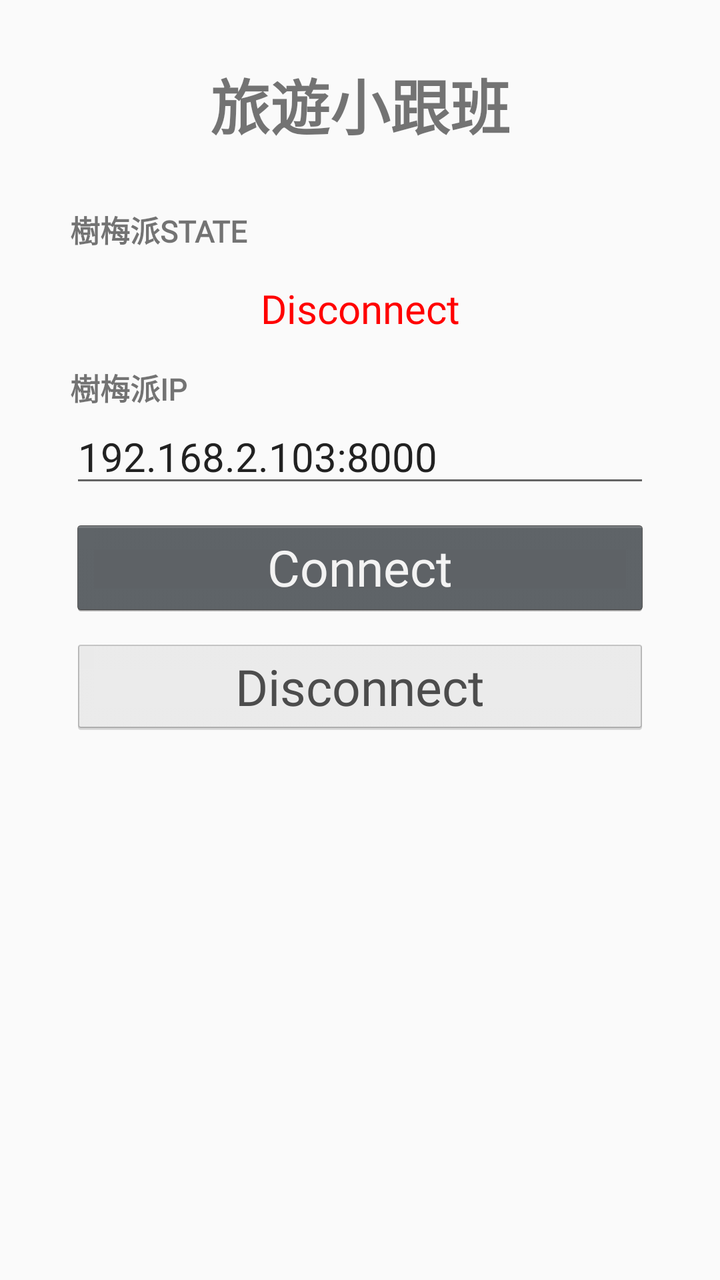
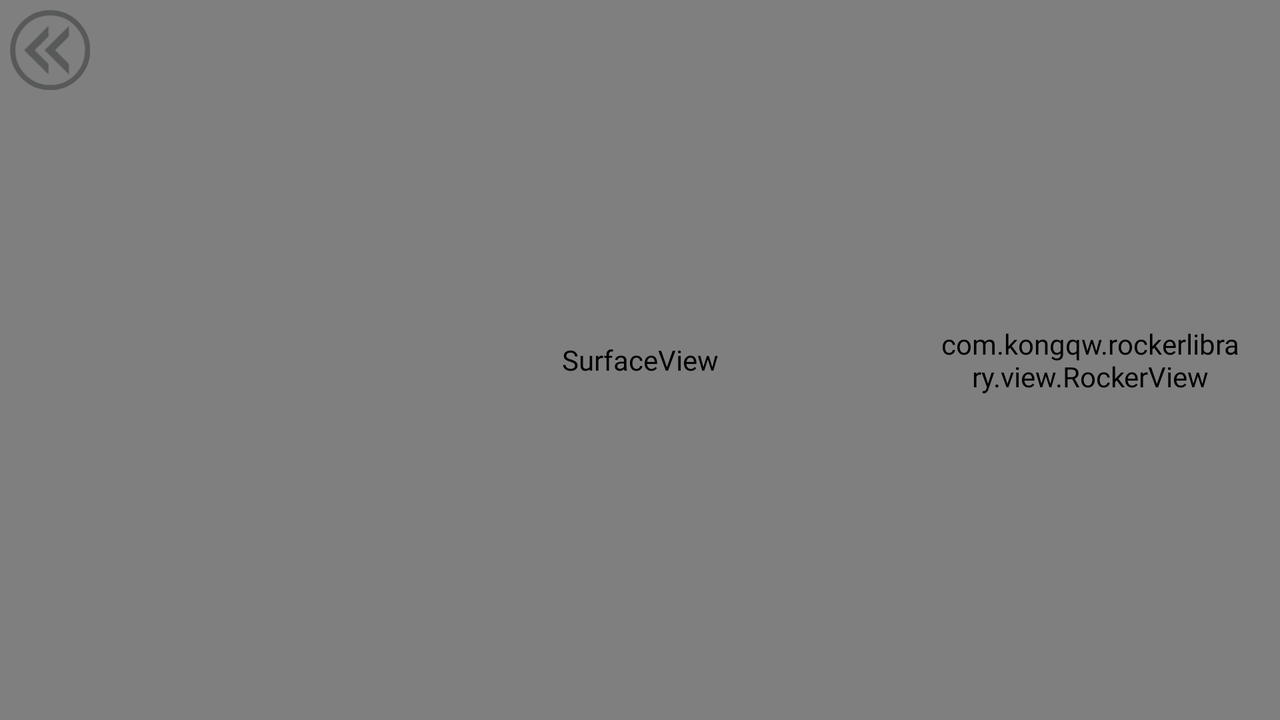

The same Android screen from two of the app's own layout files: first res/layout/ as a phone draws it, then the repository's variant for another configuration, drawn on a device whose configuration selects that folder. Both files follow.
<!-- AndroidManifest.xml: application theme AppTheme -->
<!-- res/layout/activity_video_stream.xml -->
<?xml version="1.0" encoding="utf-8"?>
<androidx.constraintlayout.widget.ConstraintLayout xmlns:android="http://schemas.android.com/apk/res/android"
    xmlns:app="http://schemas.android.com/apk/res-auto"
    xmlns:tools="http://schemas.android.com/tools"
    xmlns:kongqw="http://schemas.android.com/apk/res-auto"
    android:layout_width="match_parent"
    android:layout_height="match_parent"
    android:orientation="vertical"
    android:theme="@style/VideoStreamTheme"
    tools:context=".ui.VideoStream.VideoStream">

    <androidx.constraintlayout.widget.Guideline
        android:id="@+id/guideline"
        android:layout_width="0dp"
        android:layout_height="0dp"
        android:orientation="horizontal"
        app:layout_constraintGuide_begin="0dp"/>

    <TextView
        android:id="@+id/title"
        android:layout_width="wrap_content"
        android:layout_height="wrap_content"
        android:text="@string/app_name"
        android:layout_marginTop="30dp"
        android:textSize="30sp"
        android:textStyle="bold"
        app:layout_constraintStart_toStartOf="parent"
        app:layout_constraintEnd_toEndOf="parent"
        app:layout_constraintTop_toTopOf="@id/guideline"/>

    <TextView
        android:id="@+id/textViewStateLabel"
        android:layout_width="wrap_content"
        android:layout_height="wrap_content"
        android:layout_marginTop="30dp"
        android:text="@string/raspi_state"
        android:layout_marginLeft="35dp"
        android:textSize="15sp"
        android:textStyle="bold"
        app:layout_constraintStart_toStartOf="parent"
        app:layout_constraintTop_toBottomOf="@id/title" />


    <TextView
        android:id="@+id/textViewState"
        android:layout_width="wrap_content"
        android:layout_height="wrap_content"
        android:text="@string/disconnect"
        android:textSize="20sp"
        android:textColor="#ff0000"
        android:layout_marginTop="15dp"
        app:layout_constraintEnd_toEndOf="parent"
        app:layout_constraintStart_toStartOf="parent"
        app:layout_constraintTop_toBottomOf="@id/textViewStateLabel" />

    <TextView
        android:id="@+id/textViewAddr"
        android:layout_width="wrap_content"
        android:layout_height="wrap_content"
        android:layout_marginTop="15dp"
        android:text="@string/raspi_ip"
        android:layout_marginLeft="35dp"
        android:textSize="15sp"
        android:textStyle="bold"
        app:layout_constraintStart_toStartOf="parent"
        app:layout_constraintTop_toBottomOf="@id/textViewState" />

    <EditText
        android:id="@+id/editTextAddr"
        android:layout_width="0dp"
        android:layout_height="wrap_content"
        android:inputType="textUri"
        android:text="@string/default_ip"
        android:textSize="20sp"
        android:layout_marginHorizontal="35dp"
        app:layout_constraintTop_toBottomOf="@id/textViewAddr"
        app:layout_constraintStart_toStartOf="parent"
        app:layout_constraintEnd_toEndOf="parent"
        android:autofillHints="192.168.x.x:8000" /> 

    <Button
        android:id="@+id/buttonConnect"
        android:layout_width="0dp"
        android:layout_height="wrap_content"
        android:layout_marginTop="10dp"
        android:layout_marginLeft="35dp"
        android:layout_marginRight="35dp"
        android:text="@string/connect"
        android:textSize="25sp"
        app:layout_constraintEnd_toEndOf="parent"
        app:layout_constraintStart_toStartOf="parent"
        app:layout_constraintTop_toBottomOf="@id/editTextAddr" />

    <Button
        android:id="@+id/buttonDisconnect"
        android:layout_width="0dp"
        android:layout_height="wrap_content"
        android:text="@string/disconnect"
        android:enabled="false"
        android:textSize="25sp"
        android:layout_marginTop="10dp"
        android:layout_marginLeft="35dp"
        android:layout_marginRight="35dp"
        app:layout_constraintTop_toBottomOf="@id/buttonConnect"
        app:layout_constraintStart_toStartOf="parent"
        app:layout_constraintEnd_toEndOf="parent"/>

    <Button
        android:id="@+id/buttonManualControl"
        android:layout_width="0dp"
        android:layout_height="wrap_content"
        android:text="@string/manualControl"
        android:textSize="25sp"
        android:layout_marginTop="10dp"
        android:layout_marginLeft="35dp"
        android:layout_marginRight="35dp"
        android:visibility="invisible"
        app:layout_constraintTop_toBottomOf="@id/buttonDisconnect"
        app:layout_constraintStart_toStartOf="parent"
        app:layout_constraintEnd_toEndOf="parent"/>

    <ToggleButton
        android:id="@+id/buttonAutoControl"
        android:layout_width="0dp"
        android:layout_height="wrap_content"
        android:textOn="@string/autoControl"
        android:textOff="@string/autoControl"
        android:textSize="25sp"
        android:textAllCaps="false"
        android:layout_marginTop="10dp"
        android:layout_marginLeft="35dp"
        android:layout_marginRight="35dp"
        android:visibility="invisible"
        app:layout_constraintTop_toBottomOf="@id/buttonManualControl"
        app:layout_constraintStart_toStartOf="parent"
        app:layout_constraintEnd_toEndOf="parent"/>

    <SurfaceView
        android:id="@+id/vidolayout"
        android:layout_width="0dp"
        android:layout_height="0dp"
        android:visibility="invisible"
        app:layout_constraintStart_toStartOf="parent"
        app:layout_constraintEnd_toEndOf="parent"
        app:layout_constraintTop_toTopOf="parent"
        app:layout_constraintBottom_toTopOf="@id/buttonConnect"/>

    <com.kongqw.rockerlibrary.view.RockerView
        android:id="@+id/rocker"
        android:layout_width="150dp"
        android:layout_height="150dp"
        android:layout_marginEnd="20dp"
        android:visibility="invisible"
        kongqw:rockerRadius="40dp"
        kongqw:areaBackground="@drawable/rocker_area"
        kongqw:rockerBackground="@drawable/rocker_bg"
        app:layout_constraintTop_toBottomOf="@id/buttonAutoControl"
        app:layout_constraintBottom_toBottomOf="parent"
        app:layout_constraintEnd_toEndOf="parent"/>

    <ImageButton
        android:id="@+id/imageDisconnectButton"
        android:layout_width="40dp"
        android:layout_height="40dp"
        android:src="@drawable/ic_back_icon"
        android:background="?android:attr/selectableItemBackground"
        android:scaleType="centerCrop"
        android:layout_margin="5dp"
        android:visibility="gone"
        app:layout_constraintTop_toTopOf="parent"
        app:layout_constraintStart_toStartOf="parent" />

</androidx.constraintlayout.widget.ConstraintLayout>
<!-- resources referenced by this layout -->
<resources>
  <!-- drawable ic_back_icon (drawable) -->
  <vector xmlns:android="http://schemas.android.com/apk/res/android"
      android:width="23.1dp"
      android:height="23.1dp"
      android:viewportWidth="23.1"
      android:viewportHeight="23.1">
    <path
        android:pathData="M11.6,11.6m-10.8,0a10.8,10.8 0,1 1,21.6 0a10.8,10.8 0,1 1,-21.6 0"
        android:strokeWidth="1.5"
        android:fillColor="#00000000"
        android:strokeColor="#585959"/>
    <path
        android:pathData="M11.1,7.6l0,-3l-7,7l7,7l0,-3l-4,-4l4,-4z"
        android:fillColor="#585959"/>
    <path
        android:pathData="M17,7.6l0,-3l-7,7l7,7l0,-3l-4,-4l4,-4z"
        android:fillColor="#585959"/>
  </vector>
  <!-- drawable rocker_area (drawable-hdpi) -->
  <?xml version="1.0" encoding="utf-8"?>
  <shape xmlns:android="http://schemas.android.com/apk/res/android"
      android:shape="oval">
      
      <gradient
          android:type="radial"
          android:endColor="#474747"
          android:startColor="#595959"
          android:centerX="0.5"
          android:centerY="0.5"
          android:gradientRadius="40dp" />
  
      <stroke
          android:width="2dp"
          android:color="#000000" />
  
      <size
          android:width="100dp"
          android:height="100dp" />
  
  </shape>
  <!-- drawable rocker_bg (drawable-hdpi) -->
  <?xml version="1.0" encoding="utf-8"?>
  <shape xmlns:android="http://schemas.android.com/apk/res/android"
      android:shape="oval">
  
      <stroke
          android:width="1dp"
          android:color="#000000" />
  
      <size
          android:width="30dp"
          android:height="30dp" />
  
      <gradient
          android:type="radial"
          android:endColor="#242524"
          android:startColor="#111211"
          android:centerX="0.5"
          android:centerY="0.5"
          android:gradientRadius="25dp" />
  
  </shape>
  <string name="app_name">旅遊小跟班</string>
  <string name="autoControl">AutoControl</string>
  <string name="connect">Connect</string>
  <string name="default_ip">192.168.2.103:8000</string>
  <string name="disconnect">Disconnect</string>
  <string name="manualControl">ManualControl</string>
  <string name="raspi_ip">樹梅派IP</string>
  <string name="raspi_state">樹梅派STATE</string>
  <style name="VideoStreamTheme" parent="AppTheme">
          <item name="android:textViewStyle">@style/RobotoTextViewStyle</item>
          <item name="android:buttonStyle">@style/RobotoButtonStyle</item>
          <item name="colorControlActivated">@color/green</item>
      </style>
  <style name="AppTheme" parent="Theme.AppCompat.Light.DarkActionBar">
          
          <item name="colorPrimary">@color/colorPrimary</item>
          <item name="colorPrimaryDark">@color/colorPrimaryDark</item>
          <item name="colorAccent">@color/colorAccent</item>
      </style>
  <style name="RobotoTextViewStyle" parent="android:Widget.TextView">
          <item name="android:fontFamily">@font/roboto_medium</item>
      </style>
  <style name="RobotoButtonStyle" parent="android:Widget.Holo.Button">
          <item name="android:fontFamily">@font/roboto_medium</item>
          <item name="android:colorButtonNormal">#000000</item>
          <item name="android:colorAccent">#ffffff</item>
      </style>
  <color name="green">#28FF28</color>
  <color name="colorPrimary">#85C4E4</color>
  <color name="colorPrimaryDark">#5D9DE6</color>
  <color name="colorAccent">#0789BC</color>
</resources>
<!-- res/layout-land/activity_video_stream.xml (the repository's variant of the layout above) -->
<!-- drawn on the phone turned sideways -->
<?xml version="1.0" encoding="utf-8"?>
<androidx.constraintlayout.widget.ConstraintLayout xmlns:android="http://schemas.android.com/apk/res/android"
    xmlns:app="http://schemas.android.com/apk/res-auto"
    xmlns:tools="http://schemas.android.com/tools"
    xmlns:kongqw="http://schemas.android.com/apk/res-auto"
    android:layout_width="match_parent"
    android:layout_height="match_parent"
    android:orientation="vertical"
    android:theme="@style/VideoStreamTheme"
    tools:context=".ui.VideoStream.VideoStream">

    <SurfaceView
        android:id="@+id/vidolayout"
        android:layout_width="0dp"
        android:layout_height="0dp"
        android:visibility="visible"
        app:layout_constraintBottom_toBottomOf="parent"
        app:layout_constraintEnd_toEndOf="parent"
        app:layout_constraintHorizontal_bias="0.0"
        app:layout_constraintStart_toStartOf="parent"
        app:layout_constraintTop_toTopOf="parent"
        app:layout_constraintVertical_bias="0.0" />

    <androidx.constraintlayout.widget.Guideline
        android:id="@+id/guideline"
        android:layout_width="0dp"
        android:layout_height="0dp"
        android:orientation="horizontal"
        app:layout_constraintGuide_begin="0dp"/>

    <TextView
        android:id="@+id/title"
        android:layout_width="wrap_content"
        android:layout_height="wrap_content"
        android:text="@string/app_name"
        android:layout_marginTop="30dp"
        android:textSize="30sp"
        android:textStyle="bold"
        android:visibility="gone"
        app:layout_constraintStart_toStartOf="parent"
        app:layout_constraintEnd_toEndOf="parent"
        app:layout_constraintTop_toTopOf="@id/guideline"/>

    <TextView
        android:id="@+id/textViewStateLabel"
        android:layout_width="wrap_content"
        android:layout_height="wrap_content"
        android:layout_marginTop="30dp"
        android:text="@string/raspi_state"
        android:layout_marginLeft="35dp"
        android:textSize="15sp"
        android:textStyle="bold"
        android:visibility="gone"
        app:layout_constraintStart_toStartOf="parent"
        app:layout_constraintTop_toBottomOf="@id/title" />


    <TextView
        android:id="@+id/textViewState"
        android:layout_width="wrap_content"
        android:layout_height="wrap_content"
        android:text="@string/disconnect"
        android:textSize="20sp"
        android:textColor="#ff0000"
        android:layout_marginTop="15dp"
        android:visibility="gone"
        app:layout_constraintEnd_toEndOf="parent"
        app:layout_constraintStart_toStartOf="parent"
        app:layout_constraintTop_toBottomOf="@id/textViewStateLabel" />

    <TextView
        android:id="@+id/textViewAddr"
        android:layout_width="wrap_content"
        android:layout_height="wrap_content"
        android:layout_marginTop="15dp"
        android:text="@string/raspi_ip"
        android:layout_marginLeft="35dp"
        android:textSize="15sp"
        android:textStyle="bold"
        android:visibility="gone"
        app:layout_constraintStart_toStartOf="parent"
        app:layout_constraintTop_toBottomOf="@id/textViewState" />

    <EditText
        android:id="@+id/editTextAddr"
        android:layout_width="0dp"
        android:layout_height="wrap_content"
        android:inputType="textUri"
        android:text="@string/default_ip"
        android:textSize="20sp"
        android:layout_marginHorizontal="35dp"
        android:visibility="gone"
        app:layout_constraintTop_toBottomOf="@id/textViewAddr"
        app:layout_constraintStart_toStartOf="parent"
        app:layout_constraintEnd_toEndOf="parent"
        android:autofillHints="192.168.x.x:8000" /> 

    <Button
        android:id="@+id/buttonConnect"
        android:layout_width="0dp"
        android:layout_height="wrap_content"
        android:layout_marginTop="10dp"
        android:layout_marginLeft="35dp"
        android:layout_marginRight="35dp"
        android:text="@string/connect"
        android:textSize="25sp"
        android:visibility="gone"
        app:layout_constraintEnd_toEndOf="parent"
        app:layout_constraintStart_toStartOf="parent"
        app:layout_constraintTop_toBottomOf="@id/editTextAddr" />

    <Button
        android:id="@+id/buttonDisconnect"
        android:layout_width="180dp"
        android:layout_height="wrap_content"
        android:text="@string/disconnect"
        android:enabled="true"
        android:textSize="25sp"
        android:visibility="gone"
        android:layout_marginTop="10dp"
        android:layout_marginLeft="10dp"
        android:background="#e0000000"
        app:layout_constraintTop_toBottomOf="@id/buttonConnect"
        app:layout_constraintStart_toStartOf="parent" />

    <Button
        android:id="@+id/buttonManualControl"
        android:layout_width="0dp"
        android:layout_height="wrap_content"
        android:text="@string/manualControl"
        android:textSize="25sp"
        android:layout_marginTop="10dp"
        android:layout_marginLeft="35dp"
        android:layout_marginRight="35dp"
        android:visibility="gone"
        app:layout_constraintTop_toBottomOf="@id/buttonDisconnect"
        app:layout_constraintStart_toStartOf="parent"
        app:layout_constraintEnd_toEndOf="parent"/>

    <ToggleButton
        android:id="@+id/buttonAutoControl"
        android:layout_width="0dp"
        android:layout_height="wrap_content"
        android:textOn="@string/autoControl"
        android:textOff="@string/autoControl"
        android:textSize="25sp"
        android:textAllCaps="false"
        android:layout_marginTop="10dp"
        android:layout_marginLeft="35dp"
        android:layout_marginRight="35dp"
        android:visibility="gone"
        app:layout_constraintTop_toBottomOf="@id/buttonManualControl"
        app:layout_constraintStart_toStartOf="parent"
        app:layout_constraintEnd_toEndOf="parent"/>

    <com.kongqw.rockerlibrary.view.RockerView
        android:id="@+id/rocker"
        android:layout_width="150dp"
        android:layout_height="150dp"
        android:layout_marginEnd="20dp"
        android:visibility="visible"
        kongqw:rockerRadius="40dp"
        app:layout_constraintTop_toBottomOf="@id/buttonAutoControl"
        app:layout_constraintBottom_toBottomOf="parent"
        app:layout_constraintEnd_toEndOf="parent"/>

    <ImageButton
        android:id="@+id/imageDisconnectButton"
        android:layout_width="40dp"
        android:layout_height="40dp"
        android:layout_margin="5dp"
        android:background="?android:attr/selectableItemBackground"
        android:scaleType="centerCrop"
        android:src="@drawable/ic_back_icon"
        app:layout_constraintStart_toStartOf="parent"
        app:layout_constraintTop_toTopOf="parent" />

</androidx.constraintlayout.widget.ConstraintLayout>
<!-- resources referenced by the variant -->
<!-- as the phone turned sideways resolves them -->
<resources>
  <!-- drawable ic_back_icon (drawable) -->
  <vector xmlns:android="http://schemas.android.com/apk/res/android"
      android:width="23.1dp"
      android:height="23.1dp"
      android:viewportWidth="23.1"
      android:viewportHeight="23.1">
    <path
        android:pathData="M11.6,11.6m-10.8,0a10.8,10.8 0,1 1,21.6 0a10.8,10.8 0,1 1,-21.6 0"
        android:strokeWidth="1.5"
        android:fillColor="#00000000"
        android:strokeColor="#585959"/>
    <path
        android:pathData="M11.1,7.6l0,-3l-7,7l7,7l0,-3l-4,-4l4,-4z"
        android:fillColor="#585959"/>
    <path
        android:pathData="M17,7.6l0,-3l-7,7l7,7l0,-3l-4,-4l4,-4z"
        android:fillColor="#585959"/>
  </vector>
  <string name="app_name">旅遊小跟班</string>
  <string name="autoControl">AutoControl</string>
  <string name="connect">Connect</string>
  <string name="default_ip">192.168.2.103:8000</string>
  <string name="disconnect">Disconnect</string>
  <string name="manualControl">ManualControl</string>
  <string name="raspi_ip">樹梅派IP</string>
  <string name="raspi_state">樹梅派STATE</string>
  <style name="VideoStreamTheme" parent="AppTheme">
          <item name="android:textViewStyle">@style/RobotoTextViewStyle</item>
          <item name="android:buttonStyle">@style/RobotoButtonStyle</item>
          <item name="colorControlActivated">@color/green</item>
      </style>
  <style name="AppTheme" parent="Theme.AppCompat.Light.DarkActionBar">
          
          <item name="colorPrimary">@color/colorPrimary</item>
          <item name="colorPrimaryDark">@color/colorPrimaryDark</item>
          <item name="colorAccent">@color/colorAccent</item>
      </style>
  <style name="RobotoTextViewStyle" parent="android:Widget.TextView">
          <item name="android:fontFamily">@font/roboto_medium</item>
      </style>
  <style name="RobotoButtonStyle" parent="android:Widget.Holo.Button">
          <item name="android:fontFamily">@font/roboto_medium</item>
          <item name="android:colorButtonNormal">#000000</item>
          <item name="android:colorAccent">#ffffff</item>
      </style>
  <color name="green">#28FF28</color>
  <color name="colorPrimary">#85C4E4</color>
  <color name="colorPrimaryDark">#5D9DE6</color>
  <color name="colorAccent">#0789BC</color>
</resources>
